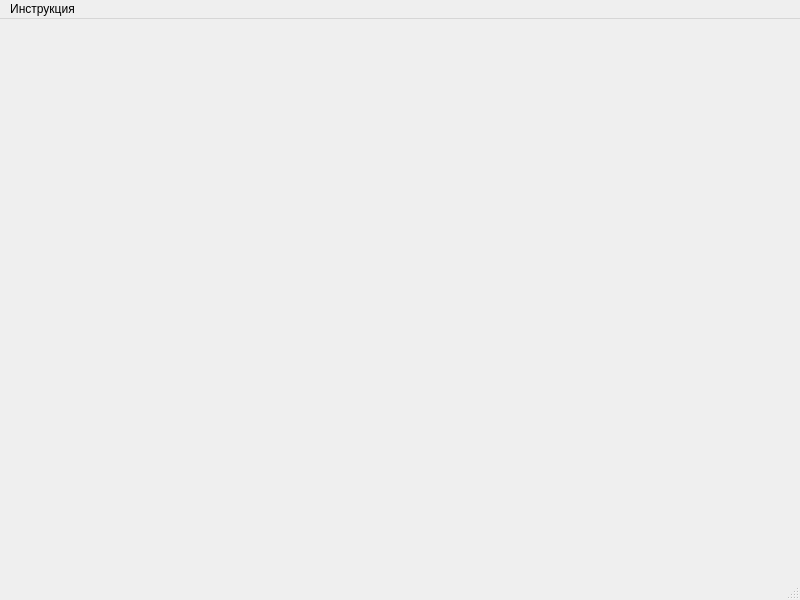
<?xml version="1.0" encoding="UTF-8"?>
<ui version="4.0">
 <class>MainWindow</class>
 <widget class="QMainWindow" name="MainWindow">
  <property name="geometry">
   <rect>
    <x>0</x>
    <y>0</y>
    <width>800</width>
    <height>600</height>
   </rect>
  </property>
  <property name="windowTitle">
   <string>MainWindow</string>
  </property>
  <widget class="QWidget" name="centralwidget"/>
  <widget class="QMenuBar" name="menubar">
   <property name="geometry">
    <rect>
     <x>0</x>
     <y>0</y>
     <width>800</width>
     <height>20</height>
    </rect>
   </property>
   <widget class="QMenu" name="menuCTRL">
    <property name="title">
     <string>Инструкция</string>
    </property>
    <addaction name="action"/>
    <addaction name="actionCTRL"/>
    <addaction name="actionDELETE"/>
   </widget>
   <addaction name="menuCTRL"/>
  </widget>
  <widget class="QStatusBar" name="statusbar"/>
  <action name="action">
   <property name="text">
    <string>ЛКМ - создать/выделить круг</string>
   </property>
  </action>
  <action name="actionCTRL">
   <property name="text">
    <string>CTRL + ЛКМ - выделить неск. кругов</string>
   </property>
  </action>
  <action name="actionDELETE">
   <property name="text">
    <string>DELETE - удалить выделенные круги</string>
   </property>
  </action>
 </widget>
 <resources/>
 <connections/>
</ui>
